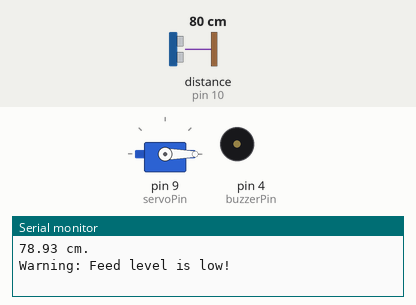
The sketch below on a simulated Arduino Uno, built with avr-gcc and run on an emulated ATmega328P. Shown: servo, buzzer (waves = sounding, pin HIGH), the last lines printed to the serial monitor. Wiring (inferred from the names in the program): ultrasonic range finder: trigger pin 11; echo pin 10. The inputs (shaded band) are chosen by the test bench; at power-on: distance to the obstacle (sensor on pin 10) 80 cm. The echo pulse lasts 58.3 µs per cm; the local clock reads 2024-03-15 10:24:30 at power-on unless the sketch sets it; pins used as bus, display or sensor lines are not drawn.

Above: at 2.2 s.
2.3 s: distance to the obstacle (sensor on pin 10) set to 21 cm
5.8 s: distance to the obstacle (sensor on pin 10) set to 17 cm
At 6.01 s:
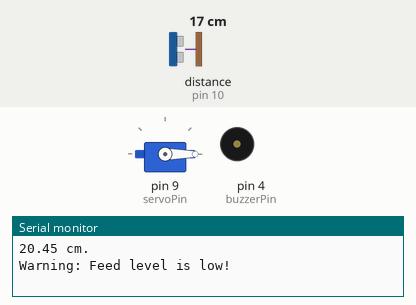
9.3 s: distance to the obstacle (sensor on pin 10) set to 35 cm
At 61.5 s:
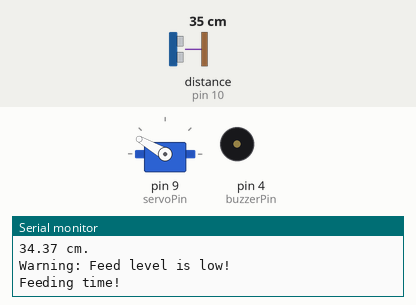
Timing chart, 0 to 62.6 s (numbered marks = the images above; inputs shaded):
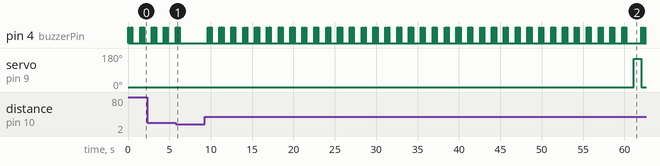

Measured:
- the behaviour switches between 20 and 19 cm on distance to the obstacle (sensor on pin 10) (found by bisection; images 0 and 1)
- after the input at 5.8 s, pin 4 (buzzerPin): goes on until 6.3 s, then stays LOW

The sketch:

APF_5sketch_dec27b.ino
```cpp
#include <Wire.h>
#include <RTClib.h>
#include <Servo.h>


RTC_DS1307 rtc;  // Create an RTC object for managing time
Servo servoMotor; // Create a Servo object for controlling the servo motor

// Define pins
const int servoPin = 9;   // The PWM pin connected to the servo motor
const int buzzerPin = 4; // The pin connected to the buzzer
const int trigPin = 11;   // The pin connected to the TRIG of the distance sensor
const int echoPin = 10;   // The pin connected to the ECHO of the distance sensor

// Variables to keep track of time
DateTime previousTime; // Stores the last time the servo was activated
const int intervalMinutes = 1; // Interval in minutes between feedings
const int feedWarningDistance = 19; // Distance in cm to trigger feed low warning

void setup() {
  Serial.begin(9600); // Initialize serial communication for debugging

  // Initialize the RTC
  if (!rtc.begin()) { // Check if the RTC is connected
    Serial.println("Couldn't find RTC");
    while (1); // Stop execution if RTC is not found
  }


  if (!rtc.isrunning()) { // Check if the RTC is running
    Serial.println("RTC is NOT running, setting the time!");
    rtc.adjust(DateTime(F(__DATE__), F(__TIME__))); // Set RTC time to compile time
  }

  // Initialize the servo motor
  servoMotor.attach(servoPin); // Attach the servo motor to the specified pin
  servoMotor.write(0); // Set servo to its initial position (0 degrees)

  // Initialize the buzzer pin
  pinMode(buzzerPin, OUTPUT);
  //digitalWrite(buzzerPin, LOW); // Ensure the buzzer is off initially

  // Initialize the distance sensor pins
  pinMode(trigPin, OUTPUT);
  pinMode(echoPin, INPUT);

  // Record the current time as the initial previous time
  previousTime = rtc.now();
}

void loop() {
  DateTime currentTime = rtc.now(); // Get the current time from the RTC

  // Calculate the time difference in seconds
  int timeDifferenceSeconds = currentTime.unixtime() - previousTime.unixtime();
  int remainingTime = (intervalMinutes * 60) - timeDifferenceSeconds;

  // Countdown display on the serial monitor
  if (remainingTime > 0) {
    Serial.print("Time until next feeding: ");
    Serial.print(remainingTime / 60); // Minutes remaining
    Serial.print(" minutes and ");
    Serial.print(remainingTime % 60); // Seconds remaining
    Serial.println(" seconds.");
  }

  // Check if the interval has passed
  if (timeDifferenceSeconds >= intervalMinutes * 60) {
    // Move the servo for 2 seconds to simulate food dispensing
    Serial.println("Feeding time!");
    servoMotor.write(150); // Rotate the servo to 90 degrees (dispensing position)
    delay(900);          // Wait for 2 seconds to dispense food
    servoMotor.write(0);  // Return the servo to its initial position (0 degrees)

    // Update the previou90time to the current time
    previousTime = currentTime;
  }

  // Check the feed level using the distance sensor
  long duration;
  float distance;
  int j;

  // Trigger the sensor
  digitalWrite(trigPin, LOW);
  delayMicroseconds(2);
  digitalWrite(trigPin, HIGH);
  delayMicroseconds(10);
  digitalWrite(trigPin, LOW);

  // Read the ECHO pin for the duration of the sound wave
  duration = pulseIn(echoPin, HIGH);

  // Calculate distance in cm
  distance = duration * 0.034 / 2;
  Serial.print(distance);
  Serial.println(" cm. ");

  if (distance >= feedWarningDistance && distance > 0) { // If feed level is low


    Serial.println("Warning: Feed level is low!");
    for(j = 1; j<5; j++){ //this tells the blink code to run while j<5
    digitalWrite(buzzerPin, HIGH); // Activate the buzzer
    delay(50);                   // Keep the buzzer on for 500 microseconds
    digitalWrite(buzzerPin, LOW);  // Turn off the buzzer
    delay(100);
    }

  }

  delay(800); // Delay to reduce unnecessary processing
}
```
